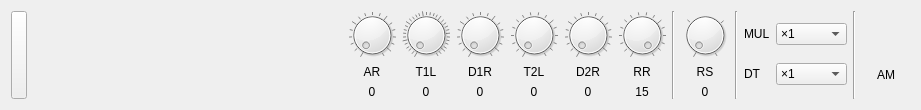
<?xml version="1.0" encoding="UTF-8"?>
<ui version="4.0">
 <class>FM4OperatorWidget</class>
 <widget class="QWidget" name="FM4OperatorWidget">
  <property name="geometry">
   <rect>
    <x>0</x>
    <y>0</y>
    <width>921</width>
    <height>110</height>
   </rect>
  </property>
  <property name="windowTitle">
   <string>Form</string>
  </property>
  <layout class="QHBoxLayout" name="horizontalLayout">
   <item>
    <widget class="QPushButton" name="resetButton">
     <property name="sizePolicy">
      <sizepolicy hsizetype="Minimum" vsizetype="Expanding">
       <horstretch>0</horstretch>
       <verstretch>0</verstretch>
      </sizepolicy>
     </property>
     <property name="minimumSize">
      <size>
       <width>16</width>
       <height>0</height>
      </size>
     </property>
     <property name="maximumSize">
      <size>
       <width>16</width>
       <height>16777215</height>
      </size>
     </property>
     <property name="text">
      <string/>
     </property>
    </widget>
   </item>
   <item>
    <widget class="FM4EnvelopeDisplayWidget" name="envelopeDisplayWidget" native="true">
     <property name="sizePolicy">
      <sizepolicy hsizetype="Expanding" vsizetype="Preferred">
       <horstretch>0</horstretch>
       <verstretch>0</verstretch>
      </sizepolicy>
     </property>
     <property name="minimumSize">
      <size>
       <width>256</width>
       <height>1</height>
      </size>
     </property>
     <property name="maximumSize">
      <size>
       <width>16777215</width>
       <height>16777215</height>
      </size>
     </property>
     <property name="autoFillBackground">
      <bool>false</bool>
     </property>
    </widget>
   </item>
   <item>
    <layout class="QVBoxLayout" name="arLayout">
     <item>
      <widget class="QDial" name="arDial">
       <property name="sizePolicy">
        <sizepolicy hsizetype="Preferred" vsizetype="Preferred">
         <horstretch>0</horstretch>
         <verstretch>0</verstretch>
        </sizepolicy>
       </property>
       <property name="maximumSize">
        <size>
         <width>48</width>
         <height>48</height>
        </size>
       </property>
       <property name="maximum">
        <number>31</number>
       </property>
       <property name="wrapping">
        <bool>false</bool>
       </property>
       <property name="notchesVisible">
        <bool>true</bool>
       </property>
      </widget>
     </item>
     <item>
      <widget class="QLabel" name="arLabel">
       <property name="text">
        <string>AR</string>
       </property>
       <property name="alignment">
        <set>Qt::AlignCenter</set>
       </property>
      </widget>
     </item>
     <item>
      <widget class="QLabel" name="arValueLabel">
       <property name="text">
        <string>0</string>
       </property>
       <property name="alignment">
        <set>Qt::AlignCenter</set>
       </property>
      </widget>
     </item>
    </layout>
   </item>
   <item>
    <layout class="QVBoxLayout" name="t1lLayout">
     <item>
      <widget class="QDial" name="t1lDial">
       <property name="sizePolicy">
        <sizepolicy hsizetype="Preferred" vsizetype="Preferred">
         <horstretch>0</horstretch>
         <verstretch>0</verstretch>
        </sizepolicy>
       </property>
       <property name="maximumSize">
        <size>
         <width>48</width>
         <height>48</height>
        </size>
       </property>
       <property name="maximum">
        <number>127</number>
       </property>
       <property name="wrapping">
        <bool>false</bool>
       </property>
       <property name="notchesVisible">
        <bool>true</bool>
       </property>
      </widget>
     </item>
     <item>
      <widget class="QLabel" name="t1lLabel">
       <property name="text">
        <string>T1L</string>
       </property>
       <property name="alignment">
        <set>Qt::AlignCenter</set>
       </property>
      </widget>
     </item>
     <item>
      <widget class="QLabel" name="t1lValueLabel">
       <property name="text">
        <string>0</string>
       </property>
       <property name="alignment">
        <set>Qt::AlignCenter</set>
       </property>
      </widget>
     </item>
    </layout>
   </item>
   <item>
    <layout class="QVBoxLayout" name="d1rLayout">
     <item>
      <widget class="QDial" name="d1rDial">
       <property name="sizePolicy">
        <sizepolicy hsizetype="Preferred" vsizetype="Preferred">
         <horstretch>0</horstretch>
         <verstretch>0</verstretch>
        </sizepolicy>
       </property>
       <property name="maximumSize">
        <size>
         <width>48</width>
         <height>48</height>
        </size>
       </property>
       <property name="maximum">
        <number>31</number>
       </property>
       <property name="wrapping">
        <bool>false</bool>
       </property>
       <property name="notchesVisible">
        <bool>true</bool>
       </property>
      </widget>
     </item>
     <item>
      <widget class="QLabel" name="d1rLabel">
       <property name="text">
        <string>D1R</string>
       </property>
       <property name="alignment">
        <set>Qt::AlignCenter</set>
       </property>
      </widget>
     </item>
     <item>
      <widget class="QLabel" name="d1rValueLabel">
       <property name="text">
        <string>0</string>
       </property>
       <property name="alignment">
        <set>Qt::AlignCenter</set>
       </property>
      </widget>
     </item>
    </layout>
   </item>
   <item>
    <layout class="QVBoxLayout" name="t2lLayout">
     <item>
      <widget class="QDial" name="t2lDial">
       <property name="sizePolicy">
        <sizepolicy hsizetype="Preferred" vsizetype="Preferred">
         <horstretch>0</horstretch>
         <verstretch>0</verstretch>
        </sizepolicy>
       </property>
       <property name="maximumSize">
        <size>
         <width>48</width>
         <height>48</height>
        </size>
       </property>
       <property name="maximum">
        <number>15</number>
       </property>
       <property name="wrapping">
        <bool>false</bool>
       </property>
       <property name="notchesVisible">
        <bool>true</bool>
       </property>
      </widget>
     </item>
     <item>
      <widget class="QLabel" name="t2lLabel">
       <property name="text">
        <string>T2L</string>
       </property>
       <property name="alignment">
        <set>Qt::AlignCenter</set>
       </property>
      </widget>
     </item>
     <item>
      <widget class="QLabel" name="t2lValueLabel">
       <property name="text">
        <string>0</string>
       </property>
       <property name="alignment">
        <set>Qt::AlignCenter</set>
       </property>
      </widget>
     </item>
    </layout>
   </item>
   <item>
    <layout class="QVBoxLayout" name="d2rLayout">
     <item>
      <widget class="QDial" name="d2rDial">
       <property name="sizePolicy">
        <sizepolicy hsizetype="Preferred" vsizetype="Preferred">
         <horstretch>0</horstretch>
         <verstretch>0</verstretch>
        </sizepolicy>
       </property>
       <property name="maximumSize">
        <size>
         <width>48</width>
         <height>48</height>
        </size>
       </property>
       <property name="maximum">
        <number>31</number>
       </property>
       <property name="wrapping">
        <bool>false</bool>
       </property>
       <property name="notchesVisible">
        <bool>true</bool>
       </property>
      </widget>
     </item>
     <item>
      <widget class="QLabel" name="d2rLabel">
       <property name="text">
        <string>D2R</string>
       </property>
       <property name="alignment">
        <set>Qt::AlignCenter</set>
       </property>
      </widget>
     </item>
     <item>
      <widget class="QLabel" name="d2rValueLabel">
       <property name="text">
        <string>0</string>
       </property>
       <property name="alignment">
        <set>Qt::AlignCenter</set>
       </property>
      </widget>
     </item>
    </layout>
   </item>
   <item>
    <layout class="QVBoxLayout" name="rrLayout">
     <item>
      <widget class="QDial" name="rrDial">
       <property name="sizePolicy">
        <sizepolicy hsizetype="Preferred" vsizetype="Preferred">
         <horstretch>0</horstretch>
         <verstretch>0</verstretch>
        </sizepolicy>
       </property>
       <property name="maximumSize">
        <size>
         <width>48</width>
         <height>48</height>
        </size>
       </property>
       <property name="maximum">
        <number>15</number>
       </property>
       <property name="value">
        <number>15</number>
       </property>
       <property name="wrapping">
        <bool>false</bool>
       </property>
       <property name="notchesVisible">
        <bool>true</bool>
       </property>
      </widget>
     </item>
     <item>
      <widget class="QLabel" name="rrLabel">
       <property name="text">
        <string>RR</string>
       </property>
       <property name="alignment">
        <set>Qt::AlignCenter</set>
       </property>
      </widget>
     </item>
     <item>
      <widget class="QLabel" name="rrValueLabel">
       <property name="text">
        <string>15</string>
       </property>
       <property name="alignment">
        <set>Qt::AlignCenter</set>
       </property>
      </widget>
     </item>
    </layout>
   </item>
   <item>
    <widget class="Line" name="line_2">
     <property name="orientation">
      <enum>Qt::Vertical</enum>
     </property>
    </widget>
   </item>
   <item>
    <layout class="QVBoxLayout" name="rsLayout">
     <item>
      <widget class="QDial" name="rsDial">
       <property name="sizePolicy">
        <sizepolicy hsizetype="Preferred" vsizetype="Preferred">
         <horstretch>0</horstretch>
         <verstretch>0</verstretch>
        </sizepolicy>
       </property>
       <property name="maximumSize">
        <size>
         <width>48</width>
         <height>48</height>
        </size>
       </property>
       <property name="maximum">
        <number>3</number>
       </property>
       <property name="value">
        <number>0</number>
       </property>
       <property name="wrapping">
        <bool>false</bool>
       </property>
       <property name="notchesVisible">
        <bool>true</bool>
       </property>
      </widget>
     </item>
     <item>
      <widget class="QLabel" name="rsLabel">
       <property name="text">
        <string>RS</string>
       </property>
       <property name="alignment">
        <set>Qt::AlignCenter</set>
       </property>
      </widget>
     </item>
     <item>
      <widget class="QLabel" name="rsValueLabel">
       <property name="text">
        <string>0</string>
       </property>
       <property name="alignment">
        <set>Qt::AlignCenter</set>
       </property>
      </widget>
     </item>
    </layout>
   </item>
   <item>
    <widget class="Line" name="line">
     <property name="orientation">
      <enum>Qt::Vertical</enum>
     </property>
    </widget>
   </item>
   <item>
    <layout class="QGridLayout" name="mulDtLayout">
     <item row="0" column="0">
      <widget class="QLabel" name="mulLabel">
       <property name="text">
        <string>MUL</string>
       </property>
      </widget>
     </item>
     <item row="0" column="1">
      <widget class="QComboBox" name="mulComboBox">
       <property name="currentIndex">
        <number>1</number>
       </property>
       <item>
        <property name="text">
         <string>×1/2</string>
        </property>
       </item>
       <item>
        <property name="text">
         <string>×1</string>
        </property>
       </item>
       <item>
        <property name="text">
         <string>×2</string>
        </property>
       </item>
       <item>
        <property name="text">
         <string>×3</string>
        </property>
       </item>
       <item>
        <property name="text">
         <string>×4</string>
        </property>
       </item>
       <item>
        <property name="text">
         <string>×5</string>
        </property>
       </item>
       <item>
        <property name="text">
         <string>×6</string>
        </property>
       </item>
       <item>
        <property name="text">
         <string>×7</string>
        </property>
       </item>
       <item>
        <property name="text">
         <string>×8</string>
        </property>
       </item>
       <item>
        <property name="text">
         <string>×9</string>
        </property>
       </item>
       <item>
        <property name="text">
         <string>×10</string>
        </property>
       </item>
       <item>
        <property name="text">
         <string>×11</string>
        </property>
       </item>
       <item>
        <property name="text">
         <string>×12</string>
        </property>
       </item>
       <item>
        <property name="text">
         <string>×13</string>
        </property>
       </item>
       <item>
        <property name="text">
         <string>×14</string>
        </property>
       </item>
       <item>
        <property name="text">
         <string>×15</string>
        </property>
       </item>
      </widget>
     </item>
     <item row="1" column="0">
      <widget class="QLabel" name="dtLabel">
       <property name="text">
        <string>DT</string>
       </property>
      </widget>
     </item>
     <item row="1" column="1">
      <widget class="QComboBox" name="dtComboBox">
       <property name="currentIndex">
        <number>3</number>
       </property>
       <item>
        <property name="text">
         <string>×(1-3ε)</string>
        </property>
       </item>
       <item>
        <property name="text">
         <string>×(1-2ε)</string>
        </property>
       </item>
       <item>
        <property name="text">
         <string>×(1-ε)</string>
        </property>
       </item>
       <item>
        <property name="text">
         <string>×1</string>
        </property>
       </item>
       <item>
        <property name="text">
         <string>×(1+ε)</string>
        </property>
       </item>
       <item>
        <property name="text">
         <string>×(1+2ε)</string>
        </property>
       </item>
       <item>
        <property name="text">
         <string>×(1+3ε)</string>
        </property>
       </item>
      </widget>
     </item>
    </layout>
   </item>
   <item>
    <widget class="Line" name="line_3">
     <property name="orientation">
      <enum>Qt::Vertical</enum>
     </property>
    </widget>
   </item>
   <item>
    <layout class="QVBoxLayout" name="amLayout">
     <property name="topMargin">
      <number>9</number>
     </property>
     <item>
      <widget class="LED" name="amLed" native="true">
       <property name="minimumSize">
        <size>
         <width>48</width>
         <height>16</height>
        </size>
       </property>
       <property name="maximumSize">
        <size>
         <width>48</width>
         <height>16</height>
        </size>
       </property>
       <property name="sizeIncrement">
        <size>
         <width>0</width>
         <height>0</height>
        </size>
       </property>
      </widget>
     </item>
     <item>
      <widget class="QLabel" name="amLabel">
       <property name="minimumSize">
        <size>
         <width>48</width>
         <height>0</height>
        </size>
       </property>
       <property name="maximumSize">
        <size>
         <width>16777215</width>
         <height>30</height>
        </size>
       </property>
       <property name="text">
        <string>AM</string>
       </property>
       <property name="alignment">
        <set>Qt::AlignCenter</set>
       </property>
      </widget>
     </item>
    </layout>
   </item>
  </layout>
 </widget>
 <customwidgets>
  <customwidget>
   <class>LED</class>
   <extends>QWidget</extends>
   <header>channelswidget/channelwidget/led.h</header>
   <container>1</container>
  </customwidget>
  <customwidget>
   <class>FM4EnvelopeDisplayWidget</class>
   <extends>QWidget</extends>
   <header>fmwidget/fm4envelopedisplaywidget.h</header>
   <container>1</container>
  </customwidget>
 </customwidgets>
 <resources/>
 <connections/>
</ui>
